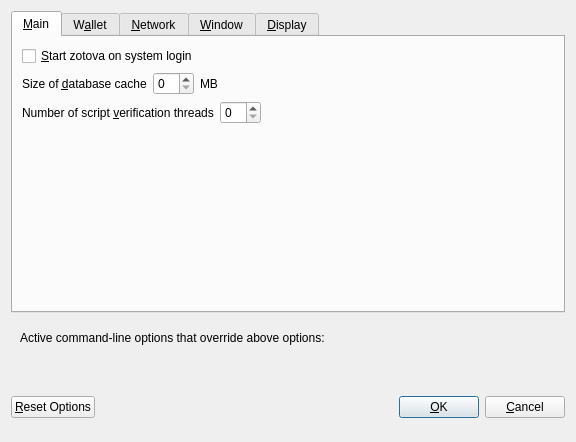
<?xml version="1.0" encoding="UTF-8"?>
<ui version="4.0">
 <class>OptionsDialog</class>
 <widget class="QDialog" name="OptionsDialog">
  <property name="geometry">
   <rect>
    <x>0</x>
    <y>0</y>
    <width>576</width>
    <height>442</height>
   </rect>
  </property>
  <property name="windowTitle">
   <string>Options</string>
  </property>
  <property name="modal">
   <bool>true</bool>
  </property>
  <layout class="QVBoxLayout" name="verticalLayout">
   <item>
    <widget class="QTabWidget" name="tabWidget">
     <property name="currentIndex">
      <number>0</number>
     </property>
     <widget class="QWidget" name="tabMain">
      <attribute name="title">
       <string>&amp;Main</string>
      </attribute>
      <layout class="QVBoxLayout" name="verticalLayout_Main">
       <item>
        <widget class="QCheckBox" name="bitcoinAtStartup">
         <property name="toolTip">
          <string>Automatically start zotova after logging in to the system.</string>
         </property>
         <property name="text">
          <string>&amp;Start zotova on system login</string>
         </property>
        </widget>
       </item>
       <item>
        <layout class="QHBoxLayout" name="horizontalLayout_2_Main">
         <item>
          <widget class="QLabel" name="databaseCacheLabel">
           <property name="text">
            <string>Size of &amp;database cache</string>
           </property>
           <property name="textFormat">
            <enum>Qt::PlainText</enum>
           </property>
           <property name="buddy">
            <cstring>databaseCache</cstring>
           </property>
          </widget>
         </item>
         <item>
          <widget class="QSpinBox" name="databaseCache"/>
         </item>
         <item>
          <widget class="QLabel" name="databaseCacheUnitLabel">
           <property name="text">
            <string>MB</string>
           </property>
           <property name="textFormat">
            <enum>Qt::PlainText</enum>
           </property>
          </widget>
         </item>
         <item>
          <spacer name="horizontalSpacer_2_Main">
           <property name="orientation">
            <enum>Qt::Horizontal</enum>
           </property>
           <property name="sizeHint" stdset="0">
            <size>
             <width>40</width>
             <height>20</height>
            </size>
           </property>
          </spacer>
         </item>
        </layout>
       </item>
       <item>
        <layout class="QHBoxLayout" name="horizontalLayout_3_Main">
         <item>
          <widget class="QLabel" name="threadsScriptVerifLabel">
           <property name="text">
            <string>Number of script &amp;verification threads</string>
           </property>
           <property name="textFormat">
            <enum>Qt::PlainText</enum>
           </property>
           <property name="buddy">
            <cstring>threadsScriptVerif</cstring>
           </property>
          </widget>
         </item>
         <item>
          <widget class="QSpinBox" name="threadsScriptVerif">
           <property name="toolTip">
            <string>(0 = auto, &lt;0 = leave that many cores free)</string>
           </property>
          </widget>
         </item>
         <item>
          <spacer name="horizontalSpacer_3_Main">
           <property name="orientation">
            <enum>Qt::Horizontal</enum>
           </property>
           <property name="sizeHint" stdset="0">
            <size>
             <width>40</width>
             <height>20</height>
            </size>
           </property>
          </spacer>
         </item>
        </layout>
       </item>
       <item>
        <spacer name="verticalSpacer_2">
         <property name="orientation">
          <enum>Qt::Vertical</enum>
         </property>
         <property name="sizeHint" stdset="0">
          <size>
           <width>20</width>
           <height>40</height>
          </size>
         </property>
        </spacer>
       </item>
      </layout>
     </widget>
     <widget class="QWidget" name="tabWallet">
      <attribute name="title">
       <string>W&amp;allet</string>
      </attribute>
      <layout class="QVBoxLayout" name="verticalLayout_Wallet">
       <item>
        <layout class="QHBoxLayout" name="horizontalLayout_2_Wallet">
         <item>
          <widget class="QLabel" name="labelStakeSplitThresholdText">
           <property name="text">
            <string>Stake split threshold:</string>
           </property>
          </widget>
         </item>
         <item>
          <widget class="QSpinBox" name="spinBoxStakeSplitThreshold">
           <property name="minimum">
            <number>1</number>
           </property>
           <property name="maximum">
            <number>999999</number>
           </property>
          </widget>
         </item>
        </layout>
       </item>
       <item>
        <widget class="QGroupBox" name="groupBox">
         <property name="title">
          <string>Expert</string>
         </property>
         <layout class="QVBoxLayout" name="verticalLayout_2">
          <item>
           <widget class="QCheckBox" name="coinControlFeatures">
            <property name="toolTip">
             <string>Whether to show coin control features or not.</string>
            </property>
            <property name="text">
             <string>Enable coin &amp;control features</string>
            </property>
           </widget>
          </item>
          <item>
           <widget class="QCheckBox" name="showMasternodesTab">
            <property name="toolTip">
             <string>Show additional tab listing all your masternodes in first sub-tab&lt;br/&gt;and all masternodes on the network in second sub-tab.</string>
            </property>
            <property name="text">
             <string>Show Masternodes Tab</string>
            </property>
           </widget>
          </item>
          <item>
           <widget class="QCheckBox" name="spendZeroConfChange">
            <property name="toolTip">
             <string>If you disable the spending of unconfirmed change, the change from a transaction&lt;br/&gt;cannot be used until that transaction has at least one confirmation.&lt;br/&gt;This also affects how your balance is computed.</string>
            </property>
            <property name="text">
             <string>&amp;Spend unconfirmed change</string>
            </property>
           </widget>
          </item>
         </layout>
        </widget>
       </item>
       <item>
        <spacer name="verticalSpacer_Wallet">
         <property name="orientation">
          <enum>Qt::Vertical</enum>
         </property>
         <property name="sizeHint" stdset="0">
          <size>
           <width>20</width>
           <height>40</height>
          </size>
         </property>
        </spacer>
       </item>
      </layout>
     </widget>
     <widget class="QWidget" name="tabNetwork">
      <attribute name="title">
       <string>&amp;Network</string>
      </attribute>
      <layout class="QVBoxLayout" name="verticalLayout_Network">
       <item>
        <widget class="QCheckBox" name="mapPortUpnp">
         <property name="toolTip">
          <string>Automatically open the zotova client port on the router. This only works when your router supports UPnP and it is enabled.</string>
         </property>
         <property name="text">
          <string>Map port using &amp;UPnP</string>
         </property>
        </widget>
       </item>
       <item>
        <widget class="QCheckBox" name="allowIncoming">
         <property name="toolTip">
          <string>Accept connections from outside</string>
         </property>
         <property name="text">
          <string>Allow incoming connections</string>
         </property>
        </widget>
       </item>
       <item>
        <widget class="QCheckBox" name="connectSocks">
         <property name="toolTip">
          <string>Connect to the zotova network through a SOCKS5 proxy.</string>
         </property>
         <property name="text">
          <string>&amp;Connect through SOCKS5 proxy (default proxy):</string>
         </property>
        </widget>
       </item>
       <item>
        <layout class="QHBoxLayout" name="horizontalLayout_1_Network">
         <item>
          <widget class="QLabel" name="proxyIpLabel">
           <property name="text">
            <string>Proxy &amp;IP:</string>
           </property>
           <property name="textFormat">
            <enum>Qt::PlainText</enum>
           </property>
           <property name="buddy">
            <cstring>proxyIp</cstring>
           </property>
          </widget>
         </item>
         <item>
          <widget class="QValidatedLineEdit" name="proxyIp">
           <property name="minimumSize">
            <size>
             <width>140</width>
             <height>0</height>
            </size>
           </property>
           <property name="maximumSize">
            <size>
             <width>140</width>
             <height>16777215</height>
            </size>
           </property>
           <property name="toolTip">
            <string>IP address of the proxy (e.g. IPv4: 127.0.0.1 / IPv6: ::1)</string>
           </property>
          </widget>
         </item>
         <item>
          <widget class="QLabel" name="proxyPortLabel">
           <property name="text">
            <string>&amp;Port:</string>
           </property>
           <property name="textFormat">
            <enum>Qt::PlainText</enum>
           </property>
           <property name="buddy">
            <cstring>proxyPort</cstring>
           </property>
          </widget>
         </item>
         <item>
          <widget class="QLineEdit" name="proxyPort">
           <property name="minimumSize">
            <size>
             <width>55</width>
             <height>0</height>
            </size>
           </property>
           <property name="maximumSize">
            <size>
             <width>55</width>
             <height>16777215</height>
            </size>
           </property>
           <property name="toolTip">
            <string>Port of the proxy (e.g. 9050)</string>
           </property>
          </widget>
         </item>
         <item>
          <spacer name="horizontalSpacer_1_Network">
           <property name="orientation">
            <enum>Qt::Horizontal</enum>
           </property>
           <property name="sizeHint" stdset="0">
            <size>
             <width>40</width>
             <height>20</height>
            </size>
           </property>
          </spacer>
         </item>
        </layout>
       </item>
       <item>
        <spacer name="verticalSpacer_Network">
         <property name="orientation">
          <enum>Qt::Vertical</enum>
         </property>
         <property name="sizeHint" stdset="0">
          <size>
           <width>20</width>
           <height>40</height>
          </size>
         </property>
        </spacer>
       </item>
      </layout>
     </widget>
     <widget class="QWidget" name="tabWindow">
      <attribute name="title">
       <string>&amp;Window</string>
      </attribute>
      <layout class="QVBoxLayout" name="verticalLayout_Window">
       <item>
        <widget class="QCheckBox" name="minimizeToTray">
         <property name="toolTip">
          <string>Show only a tray icon after minimizing the window.</string>
         </property>
         <property name="text">
          <string>&amp;Minimize to the tray instead of the taskbar</string>
         </property>
        </widget>
       </item>
       <item>
        <widget class="QCheckBox" name="minimizeOnClose">
         <property name="toolTip">
          <string>Minimize instead of exit the application when the window is closed. When this option is enabled, the application will be closed only after selecting Quit in the menu.</string>
         </property>
         <property name="text">
          <string>M&amp;inimize on close</string>
         </property>
        </widget>
       </item>
       <item>
        <spacer name="verticalSpacer_Window">
         <property name="orientation">
          <enum>Qt::Vertical</enum>
         </property>
         <property name="sizeHint" stdset="0">
          <size>
           <width>20</width>
           <height>40</height>
          </size>
         </property>
        </spacer>
       </item>
      </layout>
     </widget>
     <widget class="QWidget" name="tabDisplay">
      <attribute name="title">
       <string>&amp;Display</string>
      </attribute>
      <layout class="QVBoxLayout" name="verticalLayout_Display">
       <item>
        <layout class="QHBoxLayout" name="horizontalLayout_1_Display">
         <item>
          <widget class="QLabel" name="langLabel">
           <property name="text">
            <string>User Interface &amp;language:</string>
           </property>
           <property name="textFormat">
            <enum>Qt::PlainText</enum>
           </property>
           <property name="buddy">
            <cstring>lang</cstring>
           </property>
          </widget>
         </item>
         <item>
          <widget class="QValueComboBox" name="lang">
           <property name="toolTip">
            <string>The user interface language can be set here. This setting will take effect after restarting zotova.</string>
           </property>
          </widget>
         </item>
        </layout>
       </item>
       <item>
        <layout class="QHBoxLayout" name="horizontalLayout_4_Display" stretch="0,0">
         <item>
          <widget class="QLabel" name="themeLabel">
           <property name="text">
            <string>User Interface Theme:</string>
           </property>
          </widget>
         </item>
         <item>
          <widget class="QValueComboBox" name="theme"/>
         </item>
        </layout>
       </item>
       <item>
        <widget class="Line" name="line">
         <property name="orientation">
          <enum>Qt::Horizontal</enum>
         </property>
        </widget>
       </item>
       <item>
        <layout class="QHBoxLayout" name="horizontalLayout_2_Display">
         <item>
          <widget class="QLabel" name="unitLabel">
           <property name="text">
            <string>&amp;Unit to show amounts in:</string>
           </property>
           <property name="textFormat">
            <enum>Qt::PlainText</enum>
           </property>
           <property name="buddy">
            <cstring>unit</cstring>
           </property>
          </widget>
         </item>
         <item>
          <widget class="QValueComboBox" name="unit">
           <property name="toolTip">
            <string>Choose the default subdivision unit to show in the interface and when sending coins.</string>
           </property>
          </widget>
         </item>
        </layout>
       </item>
       <item>
        <layout class="QHBoxLayout" name="horizontalLayout_5_Display">
         <item>
          <widget class="QLabel" name="digitsLabel">
           <property name="text">
            <string>Decimal digits</string>
           </property>
          </widget>
         </item>
         <item>
          <widget class="QValueComboBox" name="digits"/>
         </item>
        </layout>
       </item>
       <item>
        <widget class="QCheckBox" name="checkBoxHideZeroBalances">
         <property name="toolTip">
          <string>Hide empty balances</string>
         </property>
         <property name="layoutDirection">
          <enum>Qt::LeftToRight</enum>
         </property>
         <property name="text">
          <string>Hide empty balances</string>
         </property>
        </widget>
       </item>
       <item>
        <layout class="QHBoxLayout" name="horizontalLayout_3_Display">
         <item>
          <widget class="QLabel" name="thirdPartyTxUrlsLabel">
           <property name="toolTip">
            <string>Third party URLs (e.g. a block explorer) that appear in the transactions tab as context menu items. %s in the URL is replaced by transaction hash. Multiple URLs are separated by vertical bar |.</string>
           </property>
           <property name="text">
            <string>Third party transaction URLs</string>
           </property>
           <property name="buddy">
            <cstring>thirdPartyTxUrls</cstring>
           </property>
          </widget>
         </item>
         <item>
          <widget class="QLineEdit" name="thirdPartyTxUrls">
           <property name="toolTip">
            <string>Third party URLs (e.g. a block explorer) that appear in the transactions tab as context menu items. %s in the URL is replaced by transaction hash. Multiple URLs are separated by vertical bar |.</string>
           </property>
          </widget>
         </item>
        </layout>
       </item>
       <item>
        <spacer name="verticalSpacer">
         <property name="orientation">
          <enum>Qt::Vertical</enum>
         </property>
         <property name="sizeHint" stdset="0">
          <size>
           <width>20</width>
           <height>40</height>
          </size>
         </property>
        </spacer>
       </item>
      </layout>
     </widget>
    </widget>
   </item>
   <item>
    <widget class="QFrame" name="frame">
     <layout class="QVBoxLayout" name="verticalLayout_Bottom">
      <item>
       <layout class="QHBoxLayout" name="horizontalLayout_Bottom">
        <item>
         <widget class="QLabel" name="overriddenByCommandLineInfoLabel">
          <property name="text">
           <string>Active command-line options that override above options:</string>
          </property>
          <property name="textFormat">
           <enum>Qt::PlainText</enum>
          </property>
         </widget>
        </item>
        <item>
         <spacer name="horizontalSpacer_Bottom">
          <property name="orientation">
           <enum>Qt::Horizontal</enum>
          </property>
          <property name="sizeHint" stdset="0">
           <size>
            <width>40</width>
            <height>20</height>
           </size>
          </property>
         </spacer>
        </item>
       </layout>
      </item>
      <item>
       <widget class="QLabel" name="overriddenByCommandLineLabel">
        <property name="text">
         <string/>
        </property>
        <property name="textFormat">
         <enum>Qt::PlainText</enum>
        </property>
        <property name="wordWrap">
         <bool>true</bool>
        </property>
       </widget>
      </item>
     </layout>
    </widget>
   </item>
   <item>
    <layout class="QHBoxLayout" name="horizontalLayout_Buttons">
     <item>
      <widget class="QPushButton" name="resetButton">
       <property name="toolTip">
        <string>Reset all client options to default.</string>
       </property>
       <property name="text">
        <string>&amp;Reset Options</string>
       </property>
       <property name="autoDefault">
        <bool>false</bool>
       </property>
      </widget>
     </item>
     <item>
      <spacer name="horizontalSpacer_1">
       <property name="orientation">
        <enum>Qt::Horizontal</enum>
       </property>
       <property name="sizeHint" stdset="0">
        <size>
         <width>40</width>
         <height>48</height>
        </size>
       </property>
      </spacer>
     </item>
     <item>
      <widget class="QLabel" name="statusLabel">
       <property name="minimumSize">
        <size>
         <width>200</width>
         <height>0</height>
        </size>
       </property>
       <property name="font">
        <font>
         <weight>75</weight>
         <bold>true</bold>
        </font>
       </property>
       <property name="text">
        <string/>
       </property>
       <property name="textFormat">
        <enum>Qt::PlainText</enum>
       </property>
       <property name="wordWrap">
        <bool>true</bool>
       </property>
      </widget>
     </item>
     <item>
      <spacer name="horizontalSpacer_2">
       <property name="orientation">
        <enum>Qt::Horizontal</enum>
       </property>
       <property name="sizeHint" stdset="0">
        <size>
         <width>40</width>
         <height>48</height>
        </size>
       </property>
      </spacer>
     </item>
     <item>
      <widget class="QPushButton" name="okButton">
       <property name="text">
        <string>&amp;OK</string>
       </property>
       <property name="autoDefault">
        <bool>false</bool>
       </property>
       <property name="default">
        <bool>true</bool>
       </property>
      </widget>
     </item>
     <item>
      <widget class="QPushButton" name="cancelButton">
       <property name="text">
        <string>&amp;Cancel</string>
       </property>
       <property name="autoDefault">
        <bool>false</bool>
       </property>
      </widget>
     </item>
    </layout>
   </item>
  </layout>
 </widget>
 <customwidgets>
  <customwidget>
   <class>QValidatedLineEdit</class>
   <extends>QLineEdit</extends>
   <header>qvalidatedlineedit.h</header>
  </customwidget>
  <customwidget>
   <class>QValueComboBox</class>
   <extends>QComboBox</extends>
   <header>qvaluecombobox.h</header>
  </customwidget>
 </customwidgets>
 <resources/>
 <connections/>
</ui>
